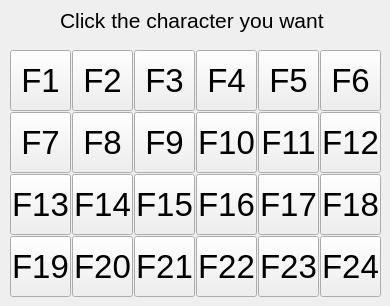
   <widget class="QWidget" name="tab_function">
    <attribute name="title">
     <string>Function Keys</string>
    </attribute>
    <widget class="QLabel" name="instructionLabel_4">
     <property name="geometry">
      <rect>
       <x>60</x>
       <y>0</y>
       <width>271</width>
       <height>41</height>
      </rect>
     </property>
     <property name="font">
      <font>
       <pointsize>16</pointsize>
      </font>
     </property>
     <property name="text">
      <string>Click the character you want</string>
     </property>
    </widget>
    <widget class="QPushButton" name="f1_button">
     <property name="geometry">
      <rect>
       <x>10</x>
       <y>50</y>
       <width>61</width>
       <height>61</height>
      </rect>
     </property>
     <property name="font">
      <font>
       <pointsize>25</pointsize>
       <stylestrategy>PreferAntialias</stylestrategy>
      </font>
     </property>
     <property name="toolTip">
      <string/>
     </property>
     <property name="text">
      <string>F1</string>
     </property>
     <property name="flat">
      <bool>false</bool>
     </property>
    </widget>
    <widget class="QPushButton" name="f2_button">
     <property name="geometry">
      <rect>
       <x>72</x>
       <y>50</y>
       <width>61</width>
       <height>61</height>
      </rect>
     </property>
     <property name="font">
      <font>
       <pointsize>25</pointsize>
       <stylestrategy>PreferAntialias</stylestrategy>
      </font>
     </property>
     <property name="toolTip">
      <string/>
     </property>
     <property name="text">
      <string>F2</string>
     </property>
     <property name="flat">
      <bool>false</bool>
     </property>
    </widget>
    <widget class="QPushButton" name="f3_button">
     <property name="geometry">
      <rect>
       <x>134</x>
       <y>50</y>
       <width>61</width>
       <height>61</height>
      </rect>
     </property>
     <property name="font">
      <font>
       <pointsize>25</pointsize>
       <stylestrategy>PreferAntialias</stylestrategy>
      </font>
     </property>
     <property name="toolTip">
      <string/>
     </property>
     <property name="text">
      <string>F3</string>
     </property>
     <property name="flat">
      <bool>false</bool>
     </property>
    </widget>
    <widget class="QPushButton" name="f4_button">
     <property name="geometry">
      <rect>
       <x>196</x>
       <y>50</y>
       <width>61</width>
       <height>61</height>
      </rect>
     </property>
     <property name="font">
      <font>
       <pointsize>25</pointsize>
       <stylestrategy>PreferAntialias</stylestrategy>
      </font>
     </property>
     <property name="toolTip">
      <string/>
     </property>
     <property name="text">
      <string>F4</string>
     </property>
     <property name="flat">
      <bool>false</bool>
     </property>
    </widget>
    <widget class="QPushButton" name="f5_button">
     <property name="geometry">
      <rect>
       <x>258</x>
       <y>50</y>
       <width>61</width>
       <height>61</height>
      </rect>
     </property>
     <property name="font">
      <font>
       <pointsize>25</pointsize>
       <stylestrategy>PreferAntialias</stylestrategy>
      </font>
     </property>
     <property name="toolTip">
      <string/>
     </property>
     <property name="text">
      <string>F5</string>
     </property>
     <property name="flat">
      <bool>false</bool>
     </property>
    </widget>
    <widget class="QPushButton" name="f6_button">
     <property name="geometry">
      <rect>
       <x>320</x>
       <y>50</y>
       <width>61</width>
       <height>61</height>
      </rect>
     </property>
     <property name="font">
      <font>
       <pointsize>25</pointsize>
       <stylestrategy>PreferAntialias</stylestrategy>
      </font>
     </property>
     <property name="toolTip">
      <string/>
     </property>
     <property name="text">
      <string>F6</string>
     </property>
     <property name="flat">
      <bool>false</bool>
     </property>
    </widget>
    <widget class="QPushButton" name="f7_button">
     <property name="geometry">
      <rect>
       <x>10</x>
       <y>112</y>
       <width>61</width>
       <height>61</height>
      </rect>
     </property>
     <property name="font">
      <font>
       <pointsize>25</pointsize>
       <stylestrategy>PreferAntialias</stylestrategy>
      </font>
     </property>
     <property name="toolTip">
      <string/>
     </property>
     <property name="text">
      <string>F7</string>
     </property>
     <property name="flat">
      <bool>false</bool>
     </property>
    </widget>
    <widget class="QPushButton" name="f8_button">
     <property name="geometry">
      <rect>
       <x>72</x>
       <y>112</y>
       <width>61</width>
       <height>61</height>
      </rect>
     </property>
     <property name="font">
      <font>
       <pointsize>25</pointsize>
       <stylestrategy>PreferAntialias</stylestrategy>
      </font>
     </property>
     <property name="toolTip">
      <string/>
     </property>
     <property name="text">
      <string>F8</string>
     </property>
     <property name="flat">
      <bool>false</bool>
     </property>
    </widget>
    <widget class="QPushButton" name="f10_button">
     <property name="geometry">
      <rect>
       <x>196</x>
       <y>112</y>
       <width>61</width>
       <height>61</height>
      </rect>
     </property>
     <property name="font">
      <font>
       <pointsize>25</pointsize>
       <stylestrategy>PreferAntialias</stylestrategy>
      </font>
     </property>
     <property name="toolTip">
      <string/>
     </property>
     <property name="text">
      <string>F10</string>
     </property>
     <property name="flat">
      <bool>false</bool>
     </property>
    </widget>
    <widget class="QPushButton" name="f12_button">
     <property name="geometry">
      <rect>
       <x>320</x>
       <y>112</y>
       <width>61</width>
       <height>61</height>
      </rect>
     </property>
     <property name="font">
      <font>
       <pointsize>25</pointsize>
       <stylestrategy>PreferAntialias</stylestrategy>
      </font>
     </property>
     <property name="toolTip">
      <string/>
     </property>
     <property name="text">
      <string>F12</string>
     </property>
     <property name="flat">
      <bool>false</bool>
     </property>
    </widget>
    <widget class="QPushButton" name="f9_button">
     <property name="geometry">
      <rect>
       <x>134</x>
       <y>112</y>
       <width>61</width>
       <height>61</height>
      </rect>
     </property>
     <property name="font">
      <font>
       <pointsize>25</pointsize>
       <stylestrategy>PreferAntialias</stylestrategy>
      </font>
     </property>
     <property name="toolTip">
      <string/>
     </property>
     <property name="text">
      <string>F9</string>
     </property>
     <property name="flat">
      <bool>false</bool>
     </property>
    </widget>
    <widget class="QPushButton" name="f11_button">
     <property name="geometry">
      <rect>
       <x>258</x>
       <y>112</y>
       <width>61</width>
       <height>61</height>
      </rect>
     </property>
     <property name="font">
      <font>
       <pointsize>25</pointsize>
       <stylestrategy>PreferAntialias</stylestrategy>
      </font>
     </property>
     <property name="toolTip">
      <string/>
     </property>
     <property name="text">
      <string>F11</string>
     </property>
     <property name="flat">
      <bool>false</bool>
     </property>
    </widget>
    <widget class="QPushButton" name="f15_button">
     <property name="geometry">
      <rect>
       <x>134</x>
       <y>174</y>
       <width>61</width>
       <height>61</height>
      </rect>
     </property>
     <property name="font">
      <font>
       <pointsize>25</pointsize>
       <stylestrategy>PreferAntialias</stylestrategy>
      </font>
     </property>
     <property name="toolTip">
      <string/>
     </property>
     <property name="text">
      <string>F15</string>
     </property>
     <property name="flat">
      <bool>false</bool>
     </property>
    </widget>
    <widget class="QPushButton" name="f13_button">
     <property name="geometry">
      <rect>
       <x>10</x>
       <y>174</y>
       <width>61</width>
       <height>61</height>
      </rect>
     </property>
     <property name="font">
      <font>
       <pointsize>25</pointsize>
       <stylestrategy>PreferAntialias</stylestrategy>
      </font>
     </property>
     <property name="toolTip">
      <string/>
     </property>
     <property name="text">
      <string>F13</string>
     </property>
     <property name="flat">
      <bool>false</bool>
     </property>
    </widget>
    <widget class="QPushButton" name="f17_button">
     <property name="geometry">
      <rect>
       <x>258</x>
       <y>174</y>
       <width>61</width>
       <height>61</height>
      </rect>
     </property>
     <property name="font">
      <font>
       <pointsize>25</pointsize>
       <stylestrategy>PreferAntialias</stylestrategy>
      </font>
     </property>
     <property name="toolTip">
      <string/>
     </property>
     <property name="text">
      <string>F17</string>
     </property>
     <property name="flat">
      <bool>false</bool>
     </property>
    </widget>
    <widget class="QPushButton" name="f16_button">
     <property name="geometry">
      <rect>
       <x>196</x>
       <y>174</y>
       <width>61</width>
       <height>61</height>
      </rect>
     </property>
     <property name="font">
      <font>
       <pointsize>25</pointsize>
       <stylestrategy>PreferAntialias</stylestrategy>
      </font>
     </property>
     <property name="toolTip">
      <string/>
     </property>
     <property name="text">
      <string>F16</string>
     </property>
     <property name="flat">
      <bool>false</bool>
     </property>
    </widget>
    <widget class="QPushButton" name="f14_button">
     <property name="geometry">
      <rect>
       <x>72</x>
       <y>174</y>
       <width>61</width>
       <height>61</height>
      </rect>
     </property>
     <property name="font">
      <font>
       <pointsize>25</pointsize>
       <stylestrategy>PreferAntialias</stylestrategy>
      </font>
     </property>
     <property name="toolTip">
      <string/>
     </property>
     <property name="text">
      <string>F14</string>
     </property>
     <property name="flat">
      <bool>false</bool>
     </property>
    </widget>
    <widget class="QPushButton" name="f18_button">
     <property name="geometry">
      <rect>
       <x>320</x>
       <y>174</y>
       <width>61</width>
       <height>61</height>
      </rect>
     </property>
     <property name="font">
      <font>
       <pointsize>25</pointsize>
       <stylestrategy>PreferAntialias</stylestrategy>
      </font>
     </property>
     <property name="toolTip">
      <string/>
     </property>
     <property name="text">
      <string>F18</string>
     </property>
     <property name="flat">
      <bool>false</bool>
     </property>
    </widget>
    <widget class="QPushButton" name="f21_button">
     <property name="geometry">
      <rect>
       <x>134</x>
       <y>236</y>
       <width>61</width>
       <height>61</height>
      </rect>
     </property>
     <property name="font">
      <font>
       <pointsize>25</pointsize>
       <stylestrategy>PreferAntialias</stylestrategy>
      </font>
     </property>
     <property name="toolTip">
      <string/>
     </property>
     <property name="text">
      <string>F21</string>
     </property>
     <property name="flat">
      <bool>false</bool>
     </property>
    </widget>
    <widget class="QPushButton" name="f23_button">
     <property name="geometry">
      <rect>
       <x>258</x>
       <y>236</y>
       <width>61</width>
       <height>61</height>
      </rect>
     </property>
     <property name="font">
      <font>
       <pointsize>25</pointsize>
       <stylestrategy>PreferAntialias</stylestrategy>
      </font>
     </property>
     <property name="toolTip">
      <string/>
     </property>
     <property name="text">
      <string>F23</string>
     </property>
     <property name="flat">
      <bool>false</bool>
     </property>
    </widget>
    <widget class="QPushButton" name="f24_button">
     <property name="geometry">
      <rect>
       <x>320</x>
       <y>236</y>
       <width>61</width>
       <height>61</height>
      </rect>
     </property>
     <property name="font">
      <font>
       <pointsize>25</pointsize>
       <stylestrategy>PreferAntialias</stylestrategy>
      </font>
     </property>
     <property name="toolTip">
      <string/>
     </property>
     <property name="text">
      <string>F24</string>
     </property>
     <property name="flat">
      <bool>false</bool>
     </property>
    </widget>
    <widget class="QPushButton" name="f20_button">
     <property name="geometry">
      <rect>
       <x>72</x>
       <y>236</y>
       <width>61</width>
       <height>61</height>
      </rect>
     </property>
     <property name="font">
      <font>
       <pointsize>25</pointsize>
       <stylestrategy>PreferAntialias</stylestrategy>
      </font>
     </property>
     <property name="toolTip">
      <string/>
     </property>
     <property name="text">
      <string>F20</string>
     </property>
     <property name="flat">
      <bool>false</bool>
     </property>
    </widget>
    <widget class="QPushButton" name="f22_button">
     <property name="geometry">
      <rect>
       <x>196</x>
       <y>236</y>
       <width>61</width>
       <height>61</height>
      </rect>
     </property>
     <property name="font">
      <font>
       <pointsize>25</pointsize>
       <stylestrategy>PreferAntialias</stylestrategy>
      </font>
     </property>
     <property name="toolTip">
      <string/>
     </property>
     <property name="text">
      <string>F22</string>
     </property>
     <property name="flat">
      <bool>false</bool>
     </property>
    </widget>
    <widget class="QPushButton" name="f19_button">
     <property name="geometry">
      <rect>
       <x>10</x>
       <y>236</y>
       <width>61</width>
       <height>61</height>
      </rect>
     </property>
     <property name="font">
      <font>
       <pointsize>25</pointsize>
       <stylestrategy>PreferAntialias</stylestrategy>
      </font>
     </property>
     <property name="toolTip">
      <string/>
     </property>
     <property name="text">
      <string>F19</string>
     </property>
     <property name="flat">
      <bool>false</bool>
     </property>
    </widget>
   </widget>
